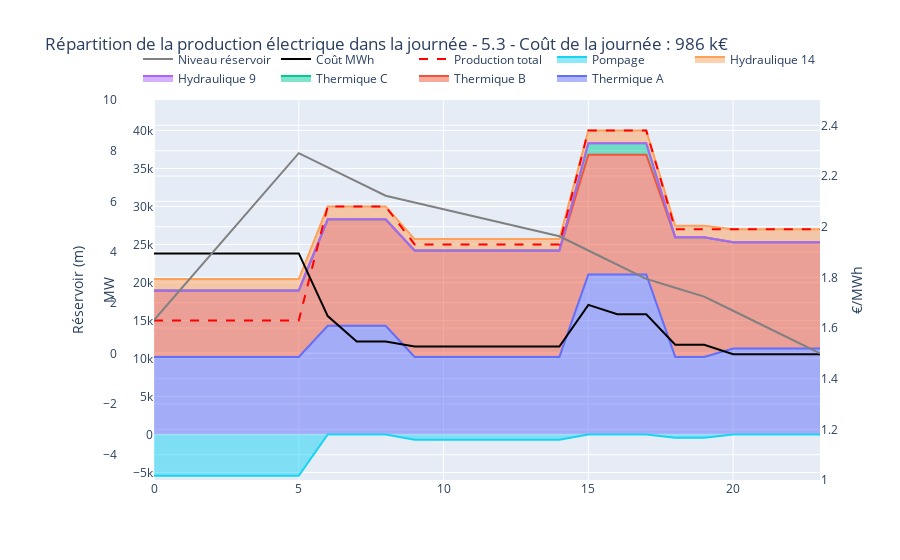

The notebook cell saved with this chart:
### Code cell
from utils_viz import df_results53
df = df_results53(dict_N,dict_P,dict_Nstart,dict_Thermique,dict_H,dict_Hstart,dict_Hydro,dict_S,debit_S,consommation)
fig = Results_viz52(df,dict_Thermique,dict_Hydro)
A = "5.3"
fig.update_layout(
    title = f"Répartition de la production électrique dans la journée - {A} - Coût de la journée : {int(np.around(model.ObjVal/1000,0))} k€"
)
fig.show()
fig.write_html(f"HTML/Répartition de la production électrique dans la journée - {A}.html")
df.to_csv(f"CSV/Résultats - {A}.csv",index=False)

### Figure 1 — Plotly figure (JSON) as saved in the notebook; plotly's stock layout.template omitted (floating-point values rounded to 4 significant figures)
{"data": [{"name": "Thermique A", "stackgroup": "one", "type": "scatter", "x": [0, 1, 2, 3, 4, 5, 6, 7, 8, 9, 10, 11, 12, 13, 14, 15, 16, 17, 18, 19, 20, 21, 22, 23], "y": [10200.0, 10200.0, 10200.0, 10200.0, 10200.0, 10200.0, 14300, 14300, 14300, 10200.0, 10200.0, 10200.0, 10200, 10200, 10200.0, 21050, 21050, 21050, 10200.0, 10200.0, 11300, 11300, 11300, 11300]}, {"name": "Thermique B", "stackgroup": "one", "type": "scatter", "x": [0, 1, 2, 3, 4, 5, 6, 7, 8, 9, 10, 11, 12, 13, 14, 15, 16, 17, 18, 19, 20, 21, 22, 23], "y": [8750.0, 8750.0, 8750.0, 8750.0, 8750.0, 8750.0, 14000, 14000, 14000, 14000, 14000, 14000, 14000, 14000, 14000, 15750, 15750, 15750, 15750, 15750, 14000, 14000, 14000, 14000]}, {"name": "Thermique C", "stackgroup": "one", "type": "scatter", "x": [0, 1, 2, 3, 4, 5, 6, 7, 8, 9, 10, 11, 12, 13, 14, 15, 16, 17, 18, 19, 20, 21, 22, 23], "y": [0, 0, 0, 0, 0, 0, 0, 0, 0, 0, 0, 0, 0, 0, 0, 1500, 1500, 1500, 0, 0, 0, 0, 0, 0]}, {"name": "Hydraulique 9", "stackgroup": "one", "type": "scatter", "x": [0, 1, 2, 3, 4, 5, 6, 7, 8, 9, 10, 11, 12, 13, 14, 15, 16, 17, 18, 19, 20, 21, 22, 23], "y": [0, 0, 0, 0, 0, 0, 0, 0, 0, 0, 0, 0, 0, 0, 0, 0, 0, 0, 0, 0, 0, 0, 0, 0]}, {"name": "Hydraulique 14", "stackgroup": "one", "type": "scatter", "x": [0, 1, 2, 3, 4, 5, 6, 7, 8, 9, 10, 11, 12, 13, 14, 15, 16, 17, 18, 19, 20, 21, 22, 23], "y": [1500, 1500, 1500, 1500, 1500, 1500, 1700, 1700, 1700, 1500, 1500, 1500, 1500, 1500, 1500, 1700, 1700, 1700, 1500, 1500, 1700, 1700, 1700, 1700]}, {"name": "Pompage", "stackgroup": "two", "type": "scatter", "x": [0, 1, 2, 3, 4, 5, 6, 7, 8, 9, 10, 11, 12, 13, 14, 15, 16, 17, 18, 19, 20, 21, 22, 23], "y": [-5450.0, -5450.0, -5450.0, -5450.0, -5450.0, -5450.0, 0, 0, 0, -700.0, -700.0, -700.0, -700, -700, -700.0, 0, 0, 0, -450.0, -450.0, 0, 0, 0, 0]}, {"line": {"color": "red", "dash": "dash"}, "name": "Production total", "type": "scatter", "x": [0, 1, 2, 3, 4, 5, 6, 7, 8, 9, 10, 11, 12, 13, 14, 15, 16, 17, 18, 19, 20, 21, 22, 23], "y": [15000.0, 15000.0, 15000.0, 15000.0, 15000.0, 15000.0, 30000, 30000, 30000, 25000.0, 25000.0, 25000.0, 25000, 25000, 25000.0, 40000, 40000, 40000, 27000, 27000, 27000, 27000, 27000, 27000]}, {"line": {"color": "black"}, "name": "Coût MWh", "type": "scatter", "x": [0, 1, 2, 3, 4, 5, 6, 7, 8, 9, 10, 11, 12, 13, 14, 15, 16, 17, 18, 19, 20, 21, 22, 23], "y": [1.894, 1.894, 1.894, 1.894, 1.894, 1.894, 1.647, 1.547, 1.547, 1.527, 1.527, 1.527, 1.527, 1.527, 1.527, 1.692, 1.654, 1.654, 1.534, 1.534, 1.497, 1.497, 1.497, 1.497], "yaxis": "y2"}, {"line": {"color": "grey"}, "name": "Niveau réservoir", "type": "scatter", "x": [0, 1, 2, 3, 4, 5, 6, 7, 8, 9, 10, 11, 12, 13, 14, 15, 16, 17, 18, 19, 20, 21, 22, 23], "y": [1.317, 2.633, 3.95, 5.267, 6.583, 7.9, 7.34, 6.78, 6.22, 5.953, 5.687, 5.42, 5.153, 4.887, 4.62, 4.06, 3.5, 2.94, 2.59, 2.24, 1.68, 1.12, 0.56, -1.688e-14], "yaxis": "y3"}], "layout": {"hovermode": "x", "legend": {"orientation": "h", "x": 1, "xanchor": "right", "y": 1.02, "yanchor": "bottom"}, "title": {"text": "Répartition de la production électrique dans la journée - 5.3 - Coût de la journée : 986 k€"}, "xaxis": {"domain": [0.1, 1]}, "yaxis": {"range": [-5995.0, 44000], "title": {"text": "MW"}}, "yaxis2": {"anchor": "free", "overlaying": "y", "position": 1, "range": [1, 2.5], "side": "right", "title": {"text": "€/MWh"}}, "yaxis3": {"anchor": "free", "overlaying": "y", "position": 0.05, "range": [-5, 10], "side": "left", "title": {"text": "Réservoir (m)"}}}}
